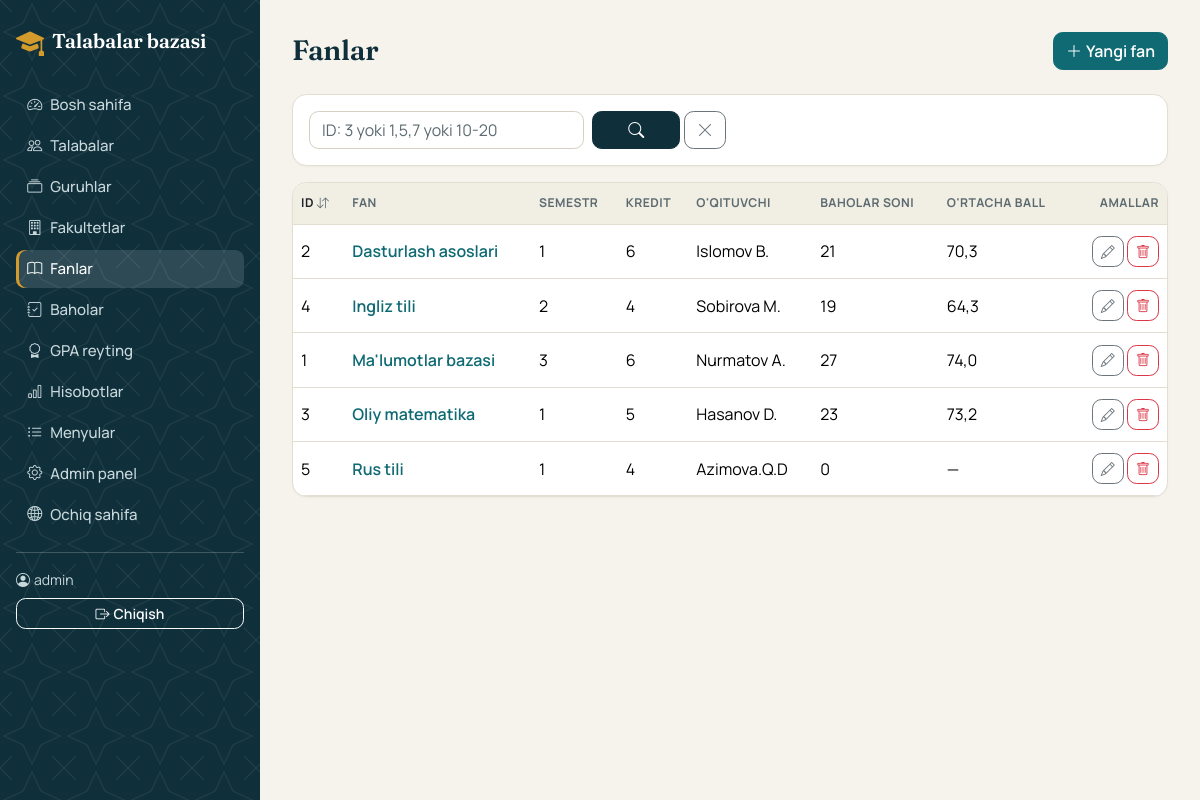
Page /fanlar/ (signed in) on the committed database.
### talabalar/models.py (models this page shows, shortened)
class Fan(models.Model):
    nomi = models.CharField("Fan nomi", max_length=150, unique=True)
    kredit = models.PositiveSmallIntegerField("Kredit", default=4)
    semestr = models.PositiveSmallIntegerField(
        "Semestr", validators=[MinValueValidator(1), MaxValueValidator(12)], default=1
    )
    oqituvchi = models.CharField("O'qituvchi", max_length=150, blank=True)
    class Meta:
        verbose_name = "Fan"
        verbose_name_plural = "Fanlar"
        ordering = ["semestr", "nomi"]

### talabalar/views.py (the view)
# urls.py: path("fanlar/", views.FanList.as_view(), name="fan_list"),
class FanList(IdRoyxatMixin, ListView):
    template_name = "talabalar/fan_list.html"
    queryset = Fan.objects.annotate(ortacha=Avg("baholar__ball"), soni=Count("baholar"))

### talabalar/context_processors.py (called while the page is built)
def menyular(request):
    return {"menyular": Menyu.objects.all(), "vaqtinchalik_baza": settings.VERCEL}

### talabalar/views.py (called while the page is built)
    def get_queryset(self):
        qs = super().get_queryset()
        g = self.request.GET
        if matn := g.get("id", "").strip():
            shart = id_sharti(matn)
            if shart is None:
                messages.error(self.request, "ID noto'g'ri kiritildi. Namuna: 3 yoki 1,5,7 yoki 10-20")
                return qs.none()
            qs = qs.filter(shart)
        if g.get("tartib") in ("id", "-id"):
            qs = qs.order_by(g["tartib"])
        return qs

    def get_context_data(self, **kwargs):
        ctx = super().get_context_data(**kwargs)
        params = self.request.GET.copy()
        params.pop("page", None)
        querystring = params.urlencode()
        params.pop("tartib", None)
        ctx.update(
            filtr=self.request.GET,
            querystring=querystring,
            tartibsiz_querystring=params.urlencode(),
            keyingi_tartib="-id" if self.request.GET.get("tartib") == "id" else "id",
        )
        return ctx

### talabalar/templates/talabalar/fan_list.html
{% extends "talabalar/base.html" %}
{% block content %}
<div class="d-flex flex-wrap gap-2 justify-content-between align-items-center mb-4">
  <h3 class="mb-0">Fanlar</h3>
  <a href="{% url 'fan_create' %}" class="btn btn-primary"><i class="bi bi-plus-lg me-1"></i>Yangi fan</a>
</div>
{% include "talabalar/_id_filtr.html" %}
<div class="card"><div class="table-responsive">
  <table class="table table-hover align-middle mb-0">
    <thead class="table-light"><tr>{% include "talabalar/_id_sarlavha.html" %}<th>Fan</th><th>Semestr</th><th>Kredit</th><th>O'qituvchi</th><th>Baholar soni</th><th>O'rtacha ball</th><th class="text-end">Amallar</th></tr></thead>
    <tbody>
    {% for f in object_list %}
      <tr>
        <td>{{ f.pk }}</td>
        <td class="fw-semibold"><a href="{% url 'baho_list' %}?fan={{ f.pk }}" class="text-decoration-none">{{ f.nomi }}</a></td>
        <td>{{ f.semestr }}</td><td>{{ f.kredit }}</td><td>{{ f.oqituvchi|default:"—" }}</td>
        <td>{{ f.soni }}</td><td>{{ f.ortacha|floatformat:1|default:"—" }}</td>
        <td class="text-end text-nowrap">
          <a href="{% url 'fan_update' f.pk %}" class="btn btn-sm btn-outline-secondary" title="Tahrirlash" aria-label="Tahrirlash"><i class="bi bi-pencil"></i></a>
          <a href="{% url 'fan_delete' f.pk %}" class="btn btn-sm btn-outline-danger" title="O'chirish" aria-label="O'chirish"><i class="bi bi-trash"></i></a>
        </td>
      </tr>
    {% empty %}<tr><td colspan="8" class="text-center text-muted py-4">Fanlar yo'q</td></tr>{% endfor %}
    </tbody>
  </table>
</div></div>
{% endblock %}

### talabalar/templates/talabalar/base.html (shortened to what this page needs)
<!doctype html>
<html lang="uz">
<head>
  {% include "talabalar/_bosh_qism.html" %}
</head>
<body>
<div class="ilova">
  <nav class="yon-panel offcanvas-md offcanvas-start" tabindex="-1" id="yonPanel" aria-label="Asosiy menyu">
    <div class="yon-ichki">
      <div class="d-flex align-items-center justify-content-between mb-4">
        <a href="{% url 'bosh_sahifa' %}" class="d-flex align-items-center text-white text-decoration-none">
          <i class="bi bi-mortarboard-fill tamgha fs-3 me-2"></i><span class="sarlavha-shrift text-white fs-5">Talabalar bazasi</span>
        </a>
      </div>
      {% with u=request.resolver_match.url_name %}
      <ul class="nav flex-column">
        <li><a class="nav-link {% if u == 'bosh_sahifa' %}active{% endif %}" href="{% url 'bosh_sahifa' %}"><i class="bi bi-speedometer2 me-2"></i>Bosh sahifa</a></li>
        <li><a class="nav-link {% if 'talaba' in u %}active{% endif %}" href="{% url 'talaba_list' %}"><i class="bi bi-people me-2"></i>Talabalar</a></li>
        <li><a class="nav-link {% if 'guruh' in u %}active{% endif %}" href="{% url 'guruh_list' %}"><i class="bi bi-collection me-2"></i>Guruhlar</a></li>
        <li><a class="nav-link {% if 'fakultet' in u %}active{% endif %}" href="{% url 'fakultet_list' %}"><i class="bi bi-building me-2"></i>Fakultetlar</a></li>
        <li><a class="nav-link {% if 'fan' in u %}active{% endif %}" href="{% url 'fan_list' %}"><i class="bi bi-book me-2"></i>Fanlar</a></li>
        <li><a class="nav-link {% if 'baho' in u %}active{% endif %}" href="{% url 'baho_list' %}"><i class="bi bi-journal-check me-2"></i>Baholar</a></li>
        <li><a class="nav-link {% if u == 'gpa_reyting' %}active{% endif %}" href="{% url 'gpa_reyting' %}"><i class="bi bi-award me-2"></i>GPA reyting</a></li>
        <li><a class="nav-link {% if u == 'hisobotlar' %}active{% endif %}" href="{% url 'hisobotlar' %}"><i class="bi bi-bar-chart me-2"></i>Hisobotlar</a></li>
        <li><a class="nav-link {% if 'menyu' in u %}active{% endif %}" href="{% url 'menyu_list' %}"><i class="bi bi-list-ul me-2"></i>Menyular</a></li>
        <li><a class="nav-link" href="{% url 'admin_panel' %}"><i class="bi bi-gear me-2"></i>Admin panel</a></li>
        <li><a class="nav-link" href="{% url 'ochiq_sahifa' %}"><i class="bi bi-globe2 me-2"></i>Ochiq sahifa</a></li>
      </ul>
      {% endwith %}
      <div class="mt-auto pt-3">
        <hr class="mt-0">
        <div class="foydalanuvchi mb-2"><i class="bi bi-person-circle me-1"></i>{{ user.username }}</div>
        <form method="post" action="{% url 'logout' %}">{% csrf_token %}
          <button class="btn btn-sm btn-outline-light w-100"><i class="bi bi-box-arrow-right me-1"></i>Chiqish</button>
        </form>
      </div>
    </div>
  </nav>
  <main class="ilova-asosiy">
    {% block content %}{% endblock %}
  </main>
</div>
</body>
</html>

### talabalar/static/talabalar/style.css (style rules this page uses)
:root { --siyoh: #0f2f3a; --siyoh-2: #174452; --moviy: #0f6a73; --moviy-to: #0b555d; --moviy-och: #dcecec; --oltin: #d39a2c; --qogoz: #f6f3ec; --sirt: #ffffff; --chiziq: #e3ded2; --matn: #1d2b30; --xira: #5d6b70; --bs-body-font-family: "Manrope", system-ui, -apple-system, "Segoe UI", sans-serif; --bs-body-bg: var(--qogoz); --bs-body-color: var(--matn); --bs-border-color: var(--chiziq); --bs-link-color: var(--moviy); --bs-link-color-rgb: 15, 106, 115; --bs-link-hover-color: var(--moviy-to); --bs-link-hover-color-rgb: 11, 85, 93; --bs-secondary-color: var(--xira); --bs-primary-rgb: 15, 106, 115; --bs-primary-bg-subtle: var(--moviy-och); --bs-primary-text-emphasis: var(--moviy-to); }
h1, h2, h3, .sarlavha-shrift { font-family: "Fraunces", Georgia, serif; font-weight: 600; letter-spacing: -.01em; color: var(--siyoh); }
.btn { font-weight: 600; border-radius: .6rem; }
.btn-primary { --bs-btn-bg: var(--moviy); --bs-btn-border-color: var(--moviy); --bs-btn-hover-bg: var(--moviy-to); --bs-btn-hover-border-color: var(--moviy-to); --bs-btn-active-bg: var(--moviy-to); --bs-btn-active-border-color: var(--moviy-to); --bs-btn-disabled-bg: var(--moviy); --bs-btn-disabled-border-color: var(--moviy); }
.card { --bs-card-bg: var(--sirt); border: 1px solid var(--chiziq); border-radius: .9rem; box-shadow: 0 1px 2px rgba(15, 47, 58, .04); }
.card > .table-responsive { border-radius: .9rem; }
.table { --bs-table-bg: transparent; --bs-table-hover-bg: #f4f1e8; margin-bottom: 0; }
.table > :not(caption) > * > * { padding-top: .7rem; padding-bottom: .7rem; }
.table thead th, .table-light th { --bs-table-bg: #f1eee4; color: var(--xira); font-size: .76rem; font-weight: 700; letter-spacing: .04em; text-transform: uppercase; border-bottom: 1px solid var(--chiziq); }
.ilova { display: flex; min-height: 100vh; }
.ilova-asosiy { flex: 1; min-width: 0; padding: 2rem; }
.yon-panel { --bs-offcanvas-width: 260px; --bs-offcanvas-bg: var(--siyoh); background: var(--siyoh) var(--naqsh) !important; color: #fff; }
.yon-ichki { padding: 1.25rem 1rem; display: flex; flex-direction: column; flex: 1; width: 100%; }
.yon-panel .nav-link { color: #c9d8dc; border-radius: .55rem; padding: .5rem .7rem; margin-bottom: .15rem; font-weight: 500; font-size: .94rem; }
.yon-panel .nav-link.active { background: rgba(255, 255, 255, .13); color: #fff; box-shadow: inset 3px 0 0 var(--oltin); }
.yon-panel .foydalanuvchi { color: #c9d8dc; font-size: .875rem; }
.yon-panel hr { border-color: rgba(255, 255, 255, .2); opacity: 1; }
.tamgha { color: var(--oltin); }
@media (min-width: 768px) { .yon-panel { flex: 0 0 260px; width: 260px; position: sticky; top: 0; height: 100vh; overflow-y: auto; } }

### rows in the picture
Fan: pk "2", nomi "Dasturlash asoslari", semestr "1", kredit "6", oqituvchi "Islomov B.", soni "21", ortacha "70,3"
Fan: pk "4", nomi "Ingliz tili", semestr "2", kredit "4", oqituvchi "Sobirova M.", soni "19", ortacha "64,3"
Fan: pk "1", nomi "Ma'lumotlar bazasi", semestr "3", kredit "6", oqituvchi "Nurmatov A.", soni "27", ortacha "74,0"
Fan: pk "3", nomi "Oliy matematika", semestr "1", kredit "5", oqituvchi "Hasanov D.", soni "23", ortacha "73,2"
Fan: pk "5", nomi "Rus tili", semestr "1", kredit "4", oqituvchi "Azimova.Q.D", soni "0", ortacha "—"

### other values in the picture
{{ user.username }} "admin"
